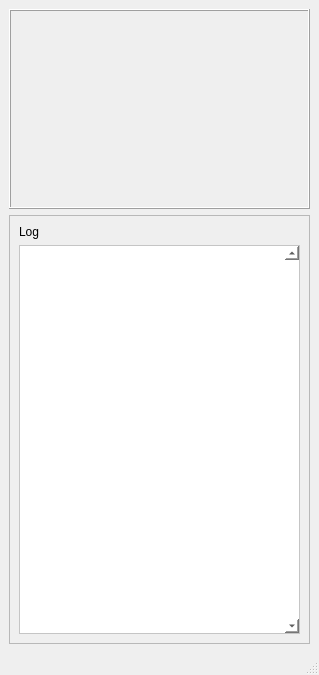
<?xml version="1.0" encoding="UTF-8"?>
<ui version="4.0">
 <class>GuiTaskRunner</class>
 <widget class="QMainWindow" name="GuiTaskRunner">
  <property name="geometry">
   <rect>
    <x>0</x>
    <y>0</y>
    <width>319</width>
    <height>675</height>
   </rect>
  </property>
  <property name="windowTitle">
   <string>MainWindow</string>
  </property>
  <widget class="QWidget" name="centralwidget">
   <layout class="QVBoxLayout" name="verticalLayout">
    <item>
     <widget class="QFrame" name="question_frame">
      <property name="sizePolicy">
       <sizepolicy hsizetype="Preferred" vsizetype="Minimum">
        <horstretch>0</horstretch>
        <verstretch>0</verstretch>
       </sizepolicy>
      </property>
      <property name="minimumSize">
       <size>
        <width>0</width>
        <height>200</height>
       </size>
      </property>
      <property name="frameShape">
       <enum>QFrame::Box</enum>
      </property>
      <property name="frameShadow">
       <enum>QFrame::Raised</enum>
      </property>
      <layout class="QVBoxLayout" name="verticalLayout_2">
       <item>
        <widget class="QWidget" name="question_widget" native="true"/>
       </item>
      </layout>
     </widget>
    </item>
    <item>
     <widget class="QFrame" name="log_frame">
      <property name="frameShape">
       <enum>QFrame::StyledPanel</enum>
      </property>
      <property name="frameShadow">
       <enum>QFrame::Raised</enum>
      </property>
      <layout class="QVBoxLayout" name="verticalLayout_3">
       <item>
        <widget class="QLabel" name="label_2">
         <property name="text">
          <string>Log</string>
         </property>
        </widget>
       </item>
       <item>
        <widget class="QScrollArea" name="log_item_container">
         <property name="styleSheet">
          <string notr="true">background-color: rgb(255, 255, 255)</string>
         </property>
         <property name="verticalScrollBarPolicy">
          <enum>Qt::ScrollBarAlwaysOn</enum>
         </property>
         <property name="horizontalScrollBarPolicy">
          <enum>Qt::ScrollBarAlwaysOff</enum>
         </property>
         <property name="widgetResizable">
          <bool>true</bool>
         </property>
         <widget class="QWidget" name="scrollAreaWidgetContents">
          <property name="geometry">
           <rect>
            <x>0</x>
            <y>0</y>
            <width>262</width>
            <height>369</height>
           </rect>
          </property>
          <property name="sizePolicy">
           <sizepolicy hsizetype="Preferred" vsizetype="Minimum">
            <horstretch>0</horstretch>
            <verstretch>0</verstretch>
           </sizepolicy>
          </property>
         </widget>
        </widget>
       </item>
      </layout>
     </widget>
    </item>
   </layout>
  </widget>
  <widget class="QMenuBar" name="menubar">
   <property name="geometry">
    <rect>
     <x>0</x>
     <y>0</y>
     <width>319</width>
     <height>21</height>
    </rect>
   </property>
  </widget>
  <widget class="QStatusBar" name="statusbar"/>
 </widget>
 <resources/>
 <connections/>
</ui>
